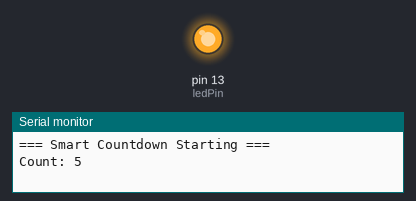
Bench run of a sketch on a simulated Arduino Uno, built with avr-gcc and run on an emulated ATmega328P. Shown: output pins drawn as LEDs (lit = HIGH), the last lines printed to the serial monitor.

Above: at 0.1 s.
At 9.9 s:
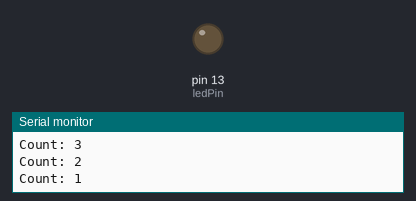
Timing chart, 0 to 11.4 s (numbered marks = the images above):
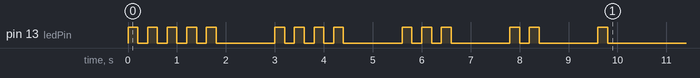

The sketch:

Assignment1_Herbert.ino
```cpp
int startValue = 5;
int ledPin = 13;

void flashLED(int times) {
  int flashes = times;

  while (flashes > 0) {
    digitalWrite(ledPin, HIGH);
    delay(200);

    digitalWrite(ledPin, LOW);
    delay(200);

    flashes--;
  }
}

void setup() {
  pinMode(ledPin, OUTPUT);

  Serial.begin(9600);

  Serial.println("=== Smart Countdown Starting ===");

  int count = startValue;

  while (count > 0) {
    Serial.print("Count: ");
    Serial.println(count);

    flashLED(count);

    delay(1000);

    count = count - 1;
  }

  Serial.println("=== Countdown Complete ===");
}

void loop() {
}
```
